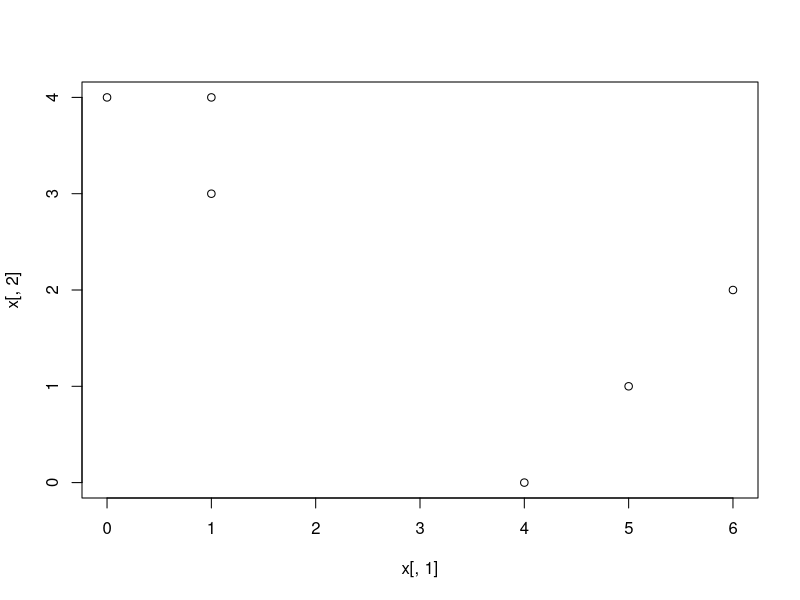
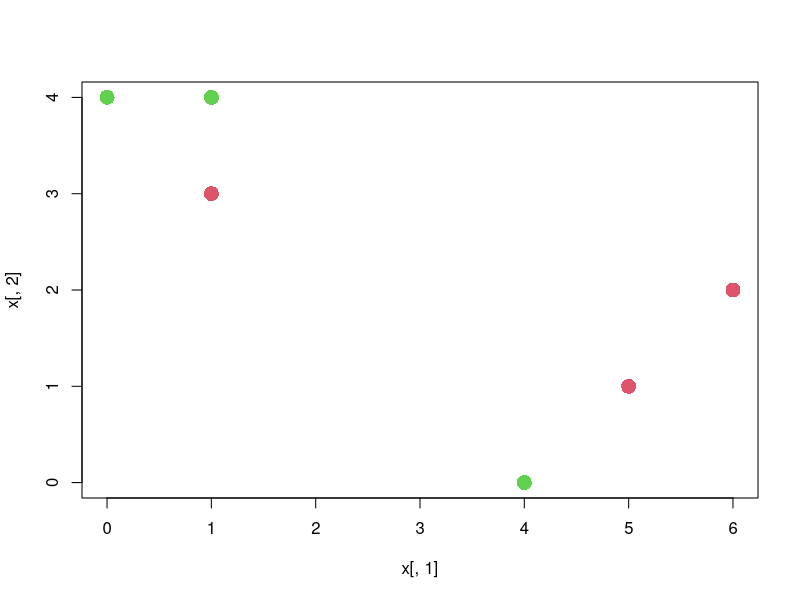
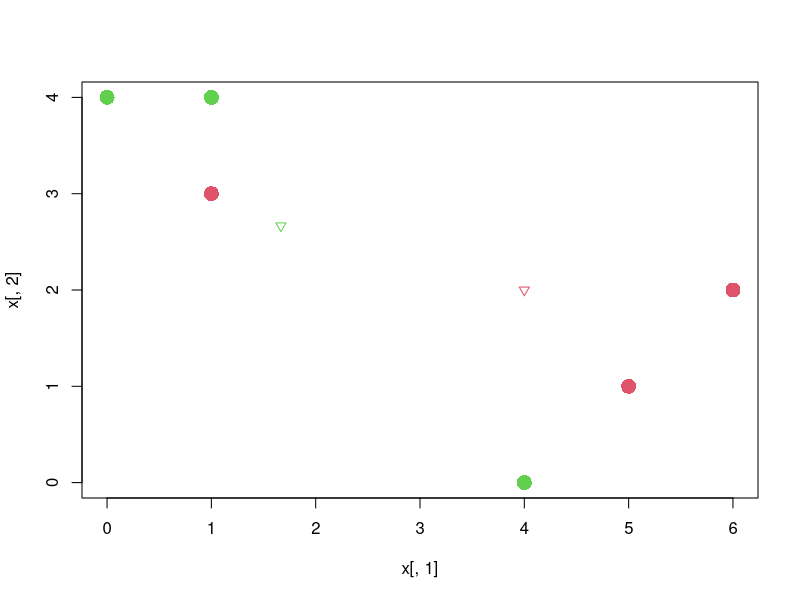
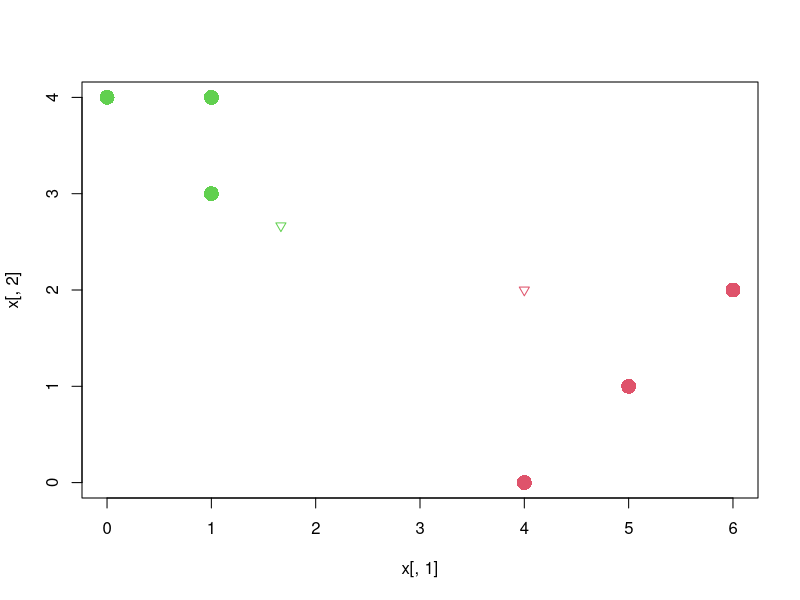

Source code (R) for these figures, in order:
## ---- chunk 1
knitr::opts_chunk$set(echo = TRUE,out.width="0.9\\linewidth",dev="pdf",fig.align  = 'center')
## ---- chunk 2
x <- cbind(c(1,1,0,5,6,4), c(4,3,4,1,2,0))
plot(x[,1], x[,2])
## ---- chunk 3
set.seed(2022)
label <- sample(2, nrow(x), replace = T)
label
## ---- chunk 4
plot(x[, 1], x[, 2], col = (label + 1), pch = 16, cex = 2)
## ---- chunk 5
centroid_green <- c(mean(x[label == 1, 1]), mean(x[label == 1, 2]))
centroid_red <- c(mean(x[label == 2, 1]), mean(x[label == 2, 2]))
plot(x[,1], x[,2], col = (label + 1), pch = 16, cex = 2)
points(centroid_green[1], centroid_green[2], col = 2, pch = 6)
points(centroid_red[1], centroid_red[2], col = 3, pch = 6)
## ---- chunk 6
labels <- c(2,2,2,1,1,1)
plot(x[,1], x[,2], col = (labels + 1), pch = 16, cex = 2)
points(centroid_green[1], centroid_green[2], col = 2, pch = 6)
points(centroid_red[1], centroid_red[2], col = 3, pch = 6)
